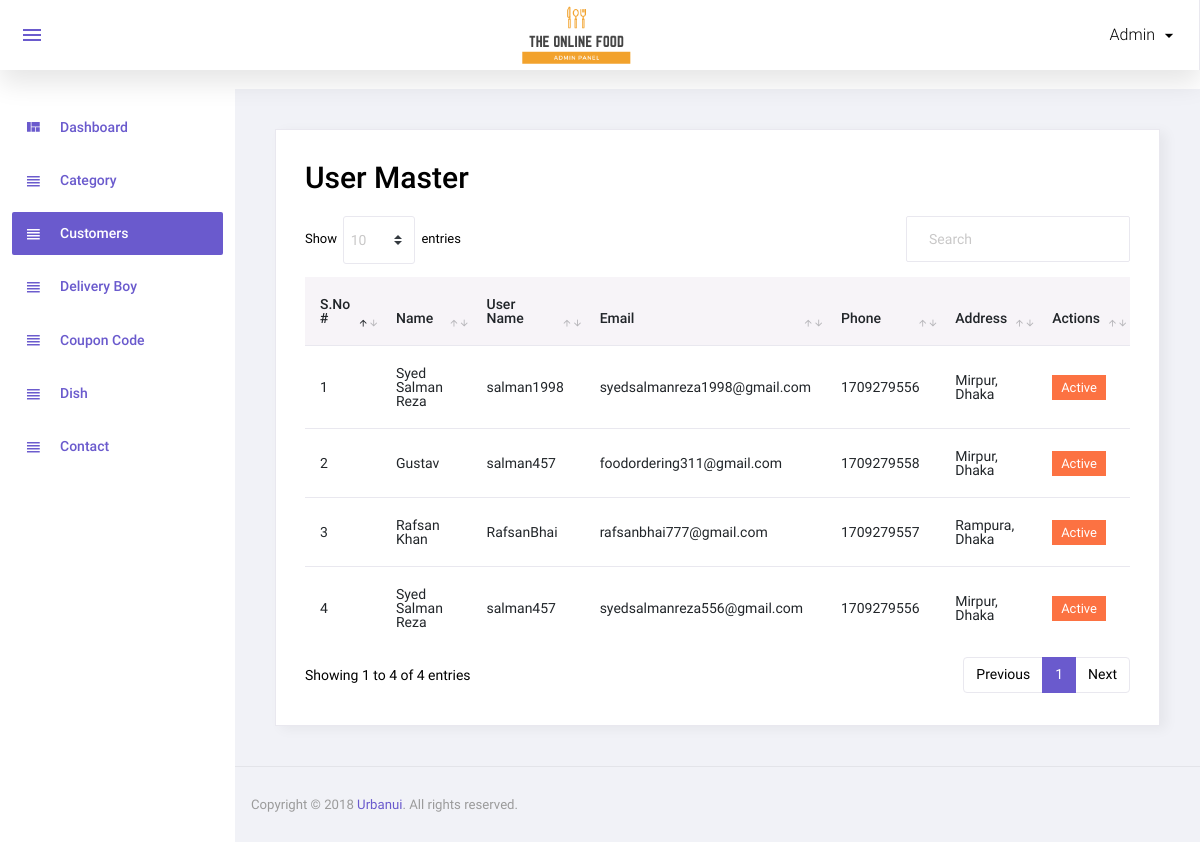
Page /admin/user.php (signed in) on the committed database.
### tables this page shows
CREATE TABLE `user` (
  `user_id` int(11) NOT NULL,
  `name` varchar(45) NOT NULL,
  `user_name` varchar(45) NOT NULL,
  `password` varchar(100) NOT NULL,
  `email` varchar(45) NOT NULL,
  `phone` int(20) NOT NULL,
  `address` varchar(45) NOT NULL,
  `status` int(11) NOT NULL,
  `email_verify` int(11) NOT NULL,
  `rand_str` varchar(20) NOT NULL
);

### admin/user.php (the view, shortened to what this page needs)
<?php
include('top.php');
require_once "../config.php";
$sql="select * from user order by user_id desc";
$res=mysqli_query($con,$sql);
?>
    <div class="card">
        <div class="card-body">
            <h1 class="grid_title">User Master</h1>
            <div class="row grid_box">
                <div class="col-12">
                    <div class="table-responsive">
                        <table id="order-listing" class="table">
                            <thead>
                            <tr>
                                <th width="10%">S.No #</th>
                                <th width="20%">Name</th>
                                <th width="20%">User Name</th>
                                <th width="20%">Email</th>
                                <th width="20%">Phone</th>
                                <th width="20%">Address</th>
                                <th width="15%">Actions</th>
                            </tr>
                            </thead>
                            <tbody>
                            <?php if(mysqli_num_rows($res)>0){
                                $i=1;
                                while($row=mysqli_fetch_assoc($res)){
                                    ?>
                                    <tr>
                                        <td><?php echo $i?></td>
                                        <td><?php echo $row['name']?></td>
                                        <td><?php echo $row['user_name']?></td>
                                        <td><?php echo $row['email']?></td>
                                        <td><?php echo $row['phone']?></td>
                                        <td><?php echo $row['address']?></td>
                                        <td>
                                            <?php
                                            if($row['status']==1){
                                                ?>
                                                <a href="?id=<?php echo $row['user_id']?>&type=deactive"><label class="badge badge-danger hand_cursor">Active</label></a>
                                                <?php
                                            }else{
                                                ?>
                                                <a href="?id=<?php echo $row['user_id']?>&type=active"><label class="badge badge-info hand_cursor">Deactive</label></a>
                                                <?php
                                            }
                                            ?>
                                        </td>
                                    </tr>
                                    <?php
                                    $i++;
                                } } else { ?>
                                <tr>
                                    <td colspan="5">No data found</td>
                                </tr>
                            <?php } ?>
                            </tbody>
                        </table>
                    </div>
                </div>
            </div>
        </div>
    </div>
<?php include('footer.php');?>

### rows in the picture
user: name "Syed Salman Reza", user_name "salman1998", email "syedsalmanreza1998@gmail.com", phone "1709279556", address "Mirpur, Dhaka"
user: name "Gustav", user_name "salman457", email "foodordering311@gmail.com", phone "1709279558", address "Mirpur, Dhaka"
user: name "Rafsan Khan", user_name "RafsanBhai", email "rafsanbhai777@gmail.com", phone "1709279557", address "Rampura, Dhaka"
user: name "Syed Salman Reza", user_name "salman457", email "syedsalmanreza556@gmail.com", phone "1709279556", address "Mirpur, Dhaka"

### other values in the picture
$_SESSION['ADMIN_USER'] "Admin"
